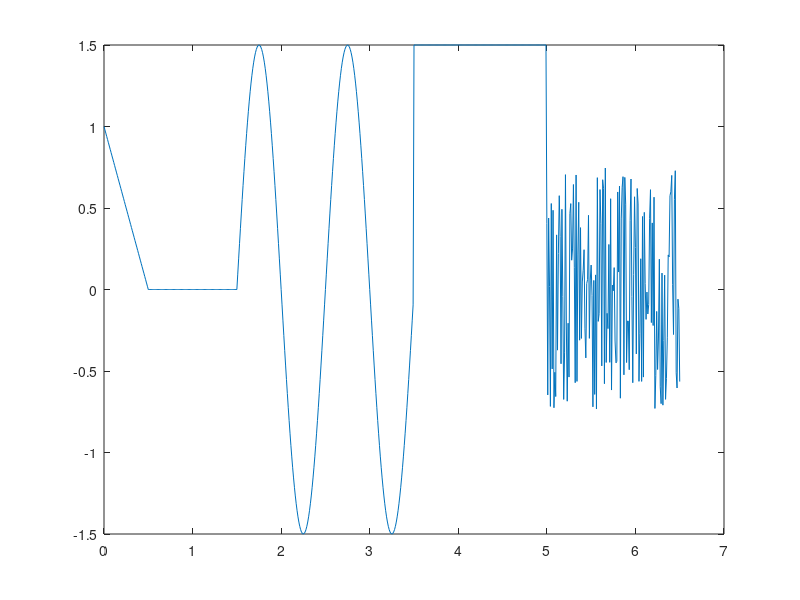

This chart was generated by the following MATLAB code:
function y = lab3_fun(t)
if nargin == 0
    t = 0:0.01:6.5;
end

%t_saw = 0:0.01:0.5;
t_sawf = (t>=0)&(t<0.5); t_saw = t(t_sawf);
%t_zero = 0.5:0.01:1.5;
t_zerof = (t>=0.5)&(t<1.5); t_zero = t(t_zerof);
%t_sin=1.5:0.01:3.5;
t_sinf = (t>=1.5)&(t<3.5); t_sin = t(t_sinf);
%t_const = 3.5:0.01:5;
t_constf = (t>=3.5)&(t<5); t_const = t(t_constf);
%t_noise = 5:0.01:6.5;
t_noisef = (t>=5)&(t<7); t_noise = t(t_noisef);

%% sinusoiida
A0=0; A=1.5;
T = (3.5-1.5)/2;
f =1/T; delay=1.5;
y_sin=A0+A*sin(2*pi*f*(t_sin-delay));
%plot(t_sin,y_sin)
%axis([0 6.5 -2 2])
%% liniaari mainiiga funkcija
k = (1-0)/(0-0.5);
delay = 0.5;
y_saw = k*(t_saw-delay);
%hold on
%plot(t_saw,y_saw)
%% Konstantes signaals
y_const = zeros(size(t_const))+1.5;
%plot(t_const,y_const)
%% Nullu signaals
y_zero = zeros(size(t_zero));
%plot(t_zero,y_zero)
%% troksna signaals
y_noise = 1.5*rand(size(t_noise))-0.75;
%plot(t_noise,y_noise)
%% Apvienosim visu vienaa vektoraa
t = [t_saw, t_zero, t_sin, t_const, t_noise];
y = [y_saw, y_zero, y_sin, y_const, y_noise];
if nargout == 0
    plot(t,y);
    y = [];
end